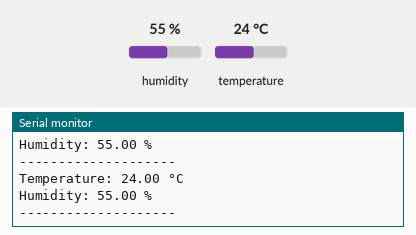
Bench run of a sketch on a simulated Arduino Uno, built with avr-gcc and run on an emulated ATmega328P. Shown: the last lines printed to the serial monitor. Inputs (shaded band) come from the test bench; at power-on: humidity 55 %, temperature 24 °C.

Above: at 2.8 s.
2.9 s: humidity set to 22 %
At 5.2 s:
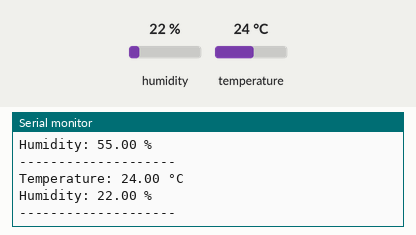
5.6 s: temperature set to 12 °C
At 6.9 s:
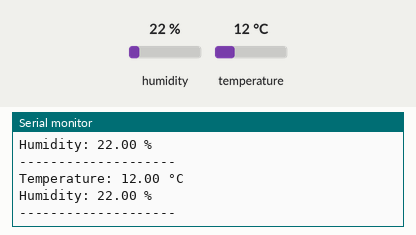
8.3 s: humidity set to 40 %
At 10.5 s:
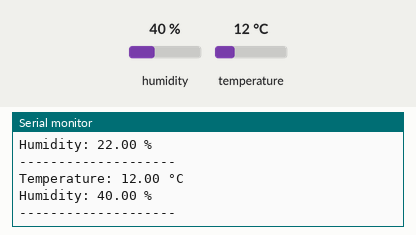
Timing chart, 0 to 12.0 s (numbered marks = the images above; inputs shaded):
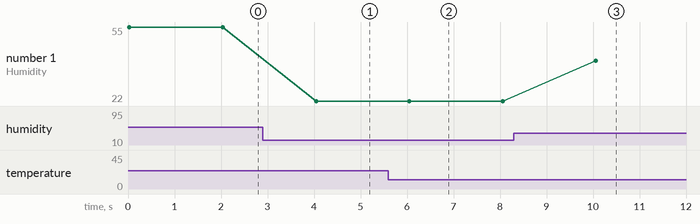

Measured:
- after the input at 2.9 s, the serial monitor: prints a new line after 1.1 s (image 1)
- after the input at 5.6 s, the serial monitor: prints a new line after 0.43 s (image 2)
- after the input at 8.3 s, the serial monitor: prints a new line after 1.8 s (image 3)
- plotted number 1: 55 → 22 after the input at 2.9 s, 22 → 40 after the input at 8.3 s

The sketch:

sketch.ino
```cpp
#include "DHT.h"

#define DHTPIN 2
#define DHTTYPE DHT22

DHT dht(DHTPIN, DHTTYPE);

void setup() {
  Serial.begin(9600);
  dht.begin();
}

void loop() {
  float humidity = dht.readHumidity();
  float temperature = dht.readTemperature();

  if (isnan(humidity) || isnan(temperature)) {
    Serial.println("Failed to read from DHT sensor!");
    delay(2000);
    return;
  }

  Serial.print("Temperature: ");
  Serial.print(temperature);
  Serial.println(" °C");

  Serial.print("Humidity: ");
  Serial.print(humidity);
  Serial.println(" %");

  Serial.println("--------------------");

  delay(2000);
}
```
